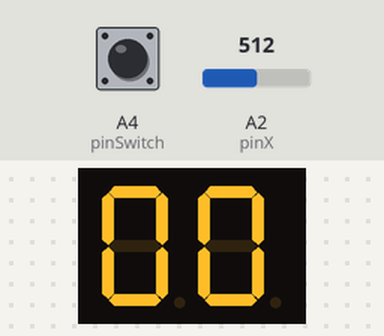
Recording of a sketch running on a simulated Arduino Uno, built with avr-gcc and run on an emulated ATmega328P. Parts: 2-digit seven-segment display. Wiring (inferred from the names in the program): 2-digit 7-segment display, segments lit when HIGH: segments pin 13, pin 12, pin 11, pin 10, pin 9, pin 8, pin 7, pin 6; digit selects pin 4, pin 3. The inputs (shaded band) are chosen by the test bench; at power-on: A2 (pinX) = 512, A4 (pinSwitch) HIGH. The segment pins are drawn as the display they are named for.

Above: at 1.2 s.
1.3 s: A2 (pinX) set to 716
At 3.8 s:
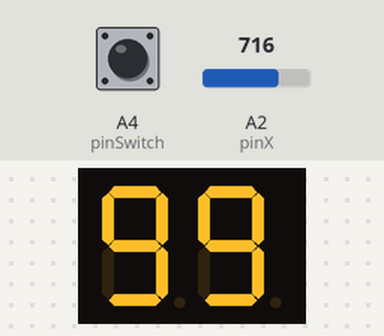
4.0 s: A4 (pinSwitch) pulled LOW for 1 s
At 4.6 s:
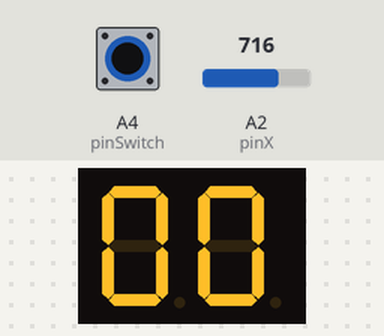
5.6 s: A2 (pinX) set to 511
7.5 s: A2 (pinX) set to 900
At 8.15 s:
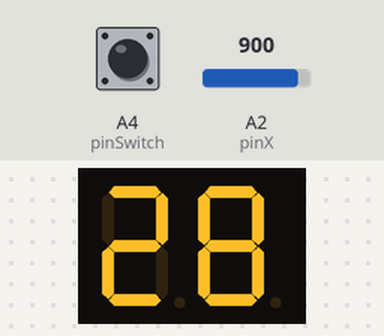
9.4 s: A4 (pinSwitch) pulled LOW for 0.15 s
At 9.79 s:
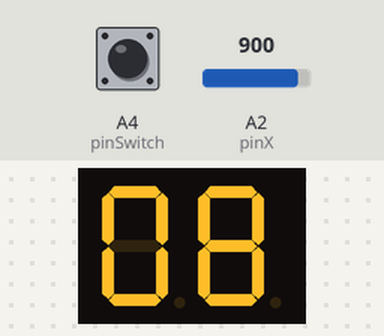
10.1 s: A4 (pinSwitch) pulled LOW for 3.2 s
At 13.73 s:
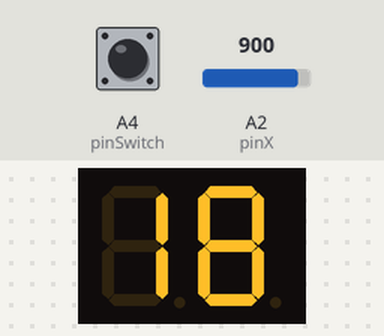

The sketch:

joy_02_FND.ino
```cpp
#include <string.h>

int pinGnd = A0;
int pinVcc = A1;
int pinX = A2;
int pinY = A3;
int pinSwitch = A4;

//adding a function to show the number sting on FND
int aPinFndData[8] = {13, 12, 11, 10, 9, 8, 7, 6}; //A-H pins
int aPinFndSel[2] = {4, 3}; //S0-S5 pin- position

//0-F data
uint8_t aFndData[16] = {0x3F, 0x06, 0x5B, 0x4F, 0x66, 0x6D, 0x7D, 0x27, 0x7F, 0x6F, 0x77, 0x7C, 0x39, 0x5E, 0x79, 0x71};
uint8_t aFndSelData[6] = {0x3E, 0x3D, 0x3B, 0x37, 0x2F, 0x1F}; //여러개중 하나만 0으로 만드는 코드

void setup() {
  Serial.begin(115200);
  int i;
  for (i = 0; i < 8; i++) {
    pinMode(aPinFndData[i], OUTPUT);
  }
  for (i = 0; i < 2; i++) {
    pinMode(aPinFndSel[i], OUTPUT);
  }
  //joy stick
  pinMode(pinGnd, OUTPUT);
  pinMode(pinVcc, OUTPUT);
  pinMode(pinX, INPUT);
  pinMode(pinY, INPUT);
  pinMode(pinSwitch, INPUT_PULLUP);
  digitalWrite(pinGnd, LOW);
  digitalWrite(pinVcc, HIGH);
}
int px, pw;
int count = 0;

void loop() {
  px = map(analogRead(pinX), 0, 1023, -5, 5);
  pw = digitalRead(pinSwitch);
  if (px == 0 && pw !=0) {

  }
  else if(pw==0){
    count=0;
  }
  else if (px < 0) {
    count--;
  }
  else if ( px > 0) {
    count ++;
  }
  count = constrain(count, 0,99);
//  if(count <0){
//    count=0;
//  }
//  if(count >99){
//    count =99;
//  }

  ArrayFndDisplay(count);
}


void ArrayFndDisplay(int a) {
  int k[2]={0};
  int i = 0;

  if (a < 10) {
    k[0] = 0;
    k[1] = a;
  }
  else {
    k[0] = a/10;
    k[1] = a%10;
  }


  for (int j = 0; j < 2; j++) {
    fndSelOut(aFndSelData[j]);
    fndDataOut(aFndData[k[j]]);
    delay(10);
  }

}
void fndDataOut(uint8_t data) {
  for (int i = 0; i < 8; i++) {
    digitalWrite(aPinFndData[i], (data >> i) & 0x1);
  }
}

void fndSelOut(uint8_t data) { // FND sel output function
  for (int i = 0; i < 2; i++) {
    digitalWrite(aPinFndSel[i], (data >> i) & 0x1);
  }
}
```

Measured:
- after the input at 1.3 s, the display: first changes after 0.10 s (image 1 shows a later state)
- after the input at 4.0 s, the display: changes after 0.06 s (image 2)
- after the input at 7.5 s, the display: first changes after 0.11 s (image 3 shows a later state)
- after the input at 9.4 s, the display: first changes at once (image 4 shows a later state)
